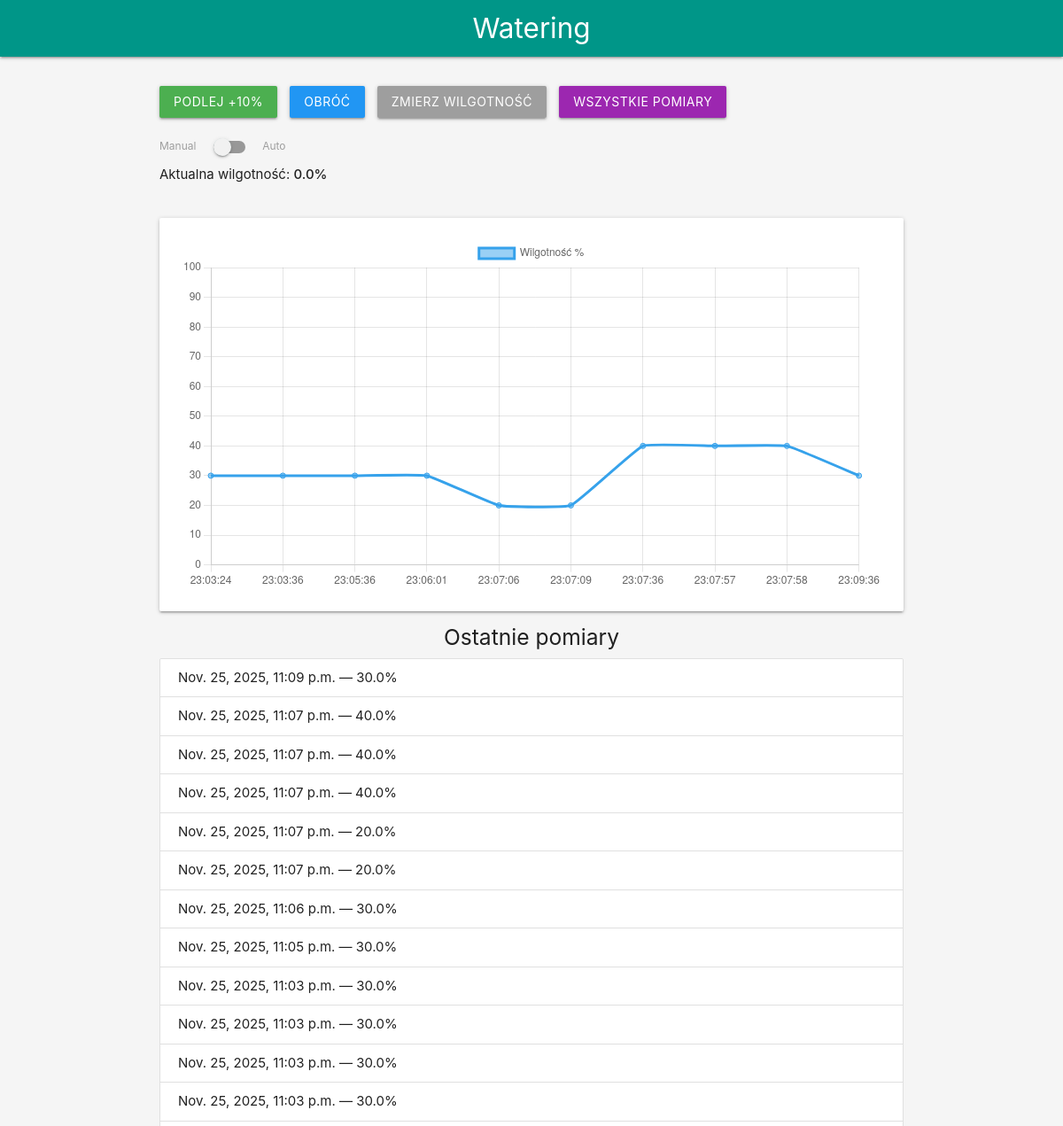
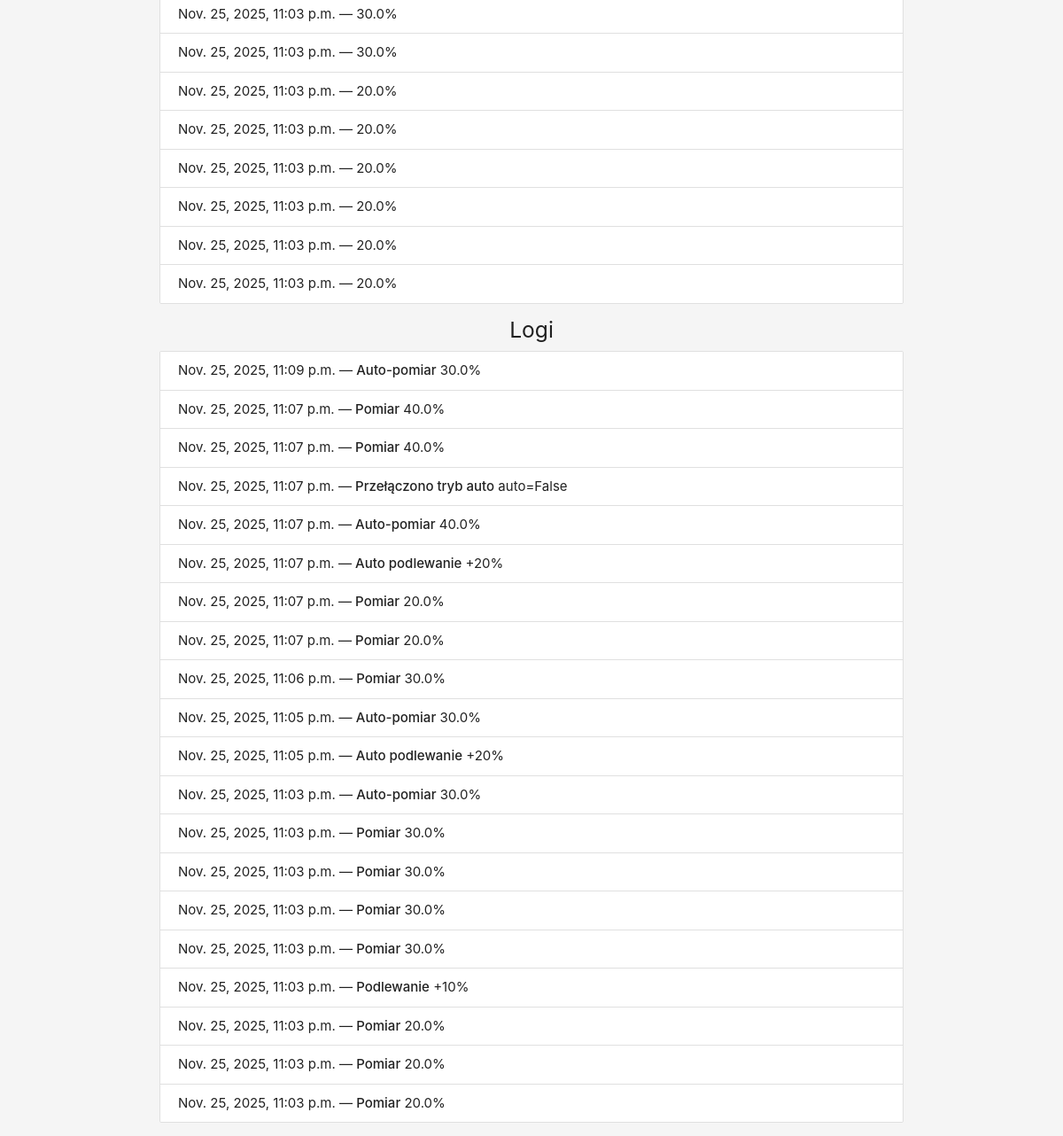
The page / on the database its author committed (2 pictures, top to bottom).
### core/models.py (models this page shows, shortened)
class Pomiar(models.Model):
    wilgotnosc = models.FloatField()
    data = models.DateTimeField(auto_now_add=True)

class Log(models.Model):
    akcja = models.CharField(max_length=50)
    szczegoly = models.CharField(max_length=200, blank=True)
    data = models.DateTimeField(auto_now_add=True)

### core/views.py (the view)
# urls.py: path('', views.dashboard, name='dashboard'),
def dashboard(request):
    ustaw = Ustawienia.objects.first()
    if not ustaw:
        ustaw = Ustawienia.objects.create(auto=False)
    return render(request, 'dashboard.html',{
        'pomiary': Pomiar.objects.order_by('-data')[:20],
        'logi': Log.objects.order_by('-data')[:20],
        'current': _current(),
        'settings': ustaw
    })

### core/views.py (called while the page is built)
def _current():
    latest = Pomiar.objects.order_by('-data').first()
    if not latest:
        return 50.0
    delta = timezone.now() - latest.data
    minutes = int(delta.total_seconds() // 60)
    return max(0.0, latest.wilgotnosc - minutes*10)

### core/templates/dashboard.html (shortened to what this page needs)
<!DOCTYPE html>
<html>
<head>
<link href="https://cdnjs.cloudflare.com/ajax/libs/materialize/1.0.0/css/materialize.min.css" rel="stylesheet">
</head>
<body class="grey lighten-4">
<nav class="teal">
  <div class="nav-wrapper">
    <a class="brand-logo">Watering</a>
  </div>
</nav>
<div class="container">
  <div class="section controls">
    <a href="/podlej/" class="btn green">Podlej +10%</a>
    <a href="/obroc/" class="btn blue">Obróć</a>
    <a href="/zmierz/" class="btn grey">Zmierz wilgotność</a>
    <a href="/pomiary/" class="btn purple">Wszystkie pomiary</a>
    <div style="margin-top:12px;">
      <div class="switch">
        <label>
          Manual
          <span class="lever"></span>
          Auto
        </label>
      </div>
    </div>
    <p style="margin-top:10px;">Aktualna wilgotność: <strong>{{ current|floatformat:1 }}%</strong></p>
  </div>
  <div class="card">
    <div class="card-content">
      <canvas id="chart"></canvas>
    </div>
  </div>
  <h5 class="center-align">Ostatnie pomiary</h5>
  <ul class="collection">
    {% for p in pomiary %}
      <li class="collection-item">{{ p.data }} — {{ p.wilgotnosc }}%</li>
    {% empty %}
      <li class="collection-item">Brak pomiarów</li>
    {% endfor %}
  </ul>
  <h5 class="center-align">Logi</h5>
  <ul class="collection">
    {% for l in logi %}
      <li class="collection-item">{{ l.data }} — <strong>{{ l.akcja }}</strong> {{ l.szczegoly }}</li>
    {% empty %}
      <li class="collection-item">Brak logów</li>
    {% endfor %}
  </ul>
</div>
<script>
fetch('/api/dane/').then(r=>r.json()).then(d=>{
  new Chart(document.getElementById('chart'),{
    type:'line',
    data:{
      labels:d.labels,
      datasets:[{label:'Wilgotność %', data:d.wilgotnosc, fill:false, tension:0.1}]
    },
    options:{scales:{y:{beginAtZero:true, max:100}}}
  });
});
</script>
</body>
</html>

### core/templates/dashboard.html (style rules this page uses)
.brand-logo { display:block; text-align:center; width:100%; font-size:1.4rem; }
.controls .btn { margin-right:10px; margin-bottom:8px; }
.container { margin-top:18px; }

### rows shown on the page
Pomiar: data "Nov. 25, 2025, 11:09 p.m.", wilgotnosc "30.0"
Pomiar: data "Nov. 25, 2025, 11:07 p.m.", wilgotnosc "40.0"
Pomiar: data "Nov. 25, 2025, 11:07 p.m.", wilgotnosc "40.0"
Pomiar: data "Nov. 25, 2025, 11:07 p.m.", wilgotnosc "40.0"
Pomiar: data "Nov. 25, 2025, 11:07 p.m.", wilgotnosc "20.0"
Pomiar: data "Nov. 25, 2025, 11:07 p.m.", wilgotnosc "20.0"
Pomiar: data "Nov. 25, 2025, 11:06 p.m.", wilgotnosc "30.0"
Pomiar: data "Nov. 25, 2025, 11:05 p.m.", wilgotnosc "30.0"
Pomiar: data "Nov. 25, 2025, 11:03 p.m.", wilgotnosc "30.0"
Pomiar: data "Nov. 25, 2025, 11:03 p.m.", wilgotnosc "30.0"
Pomiar: data "Nov. 25, 2025, 11:03 p.m.", wilgotnosc "30.0"
Pomiar: data "Nov. 25, 2025, 11:03 p.m.", wilgotnosc "30.0"
Pomiar: data "Nov. 25, 2025, 11:03 p.m.", wilgotnosc "30.0"
Pomiar: data "Nov. 25, 2025, 11:03 p.m.", wilgotnosc "30.0"
Pomiar: data "Nov. 25, 2025, 11:03 p.m.", wilgotnosc "20.0"
Pomiar: data "Nov. 25, 2025, 11:03 p.m.", wilgotnosc "20.0"
Pomiar: data "Nov. 25, 2025, 11:03 p.m.", wilgotnosc "20.0"
Pomiar: data "Nov. 25, 2025, 11:03 p.m.", wilgotnosc "20.0"
Pomiar: data "Nov. 25, 2025, 11:03 p.m.", wilgotnosc "20.0"
Pomiar: data "Nov. 25, 2025, 11:03 p.m.", wilgotnosc "20.0"
Log: data "Nov. 25, 2025, 11:09 p.m.", akcja "Auto-pomiar", szczegoly "30.0%"
Log: data "Nov. 25, 2025, 11:07 p.m.", akcja "Pomiar", szczegoly "40.0%"
Log: data "Nov. 25, 2025, 11:07 p.m.", akcja "Pomiar", szczegoly "40.0%"
Log: data "Nov. 25, 2025, 11:07 p.m.", akcja "Przełączono tryb auto", szczegoly "auto=False"
Log: data "Nov. 25, 2025, 11:07 p.m.", akcja "Auto-pomiar", szczegoly "40.0%"
Log: data "Nov. 25, 2025, 11:07 p.m.", akcja "Auto podlewanie", szczegoly "+20%"
Log: data "Nov. 25, 2025, 11:07 p.m.", akcja "Pomiar", szczegoly "20.0%"
Log: data "Nov. 25, 2025, 11:07 p.m.", akcja "Pomiar", szczegoly "20.0%"
Log: data "Nov. 25, 2025, 11:06 p.m.", akcja "Pomiar", szczegoly "30.0%"
Log: data "Nov. 25, 2025, 11:05 p.m.", akcja "Auto-pomiar", szczegoly "30.0%"
Log: data "Nov. 25, 2025, 11:05 p.m.", akcja "Auto podlewanie", szczegoly "+20%"
Log: data "Nov. 25, 2025, 11:03 p.m.", akcja "Auto-pomiar", szczegoly "30.0%"
Log: data "Nov. 25, 2025, 11:03 p.m.", akcja "Pomiar", szczegoly "30.0%"
Log: data "Nov. 25, 2025, 11:03 p.m.", akcja "Pomiar", szczegoly "30.0%"
Log: data "Nov. 25, 2025, 11:03 p.m.", akcja "Pomiar", szczegoly "30.0%"
Log: data "Nov. 25, 2025, 11:03 p.m.", akcja "Pomiar", szczegoly "30.0%"
Log: data "Nov. 25, 2025, 11:03 p.m.", akcja "Podlewanie", szczegoly "+10%"
Log: data "Nov. 25, 2025, 11:03 p.m.", akcja "Pomiar", szczegoly "20.0%"
Log: data "Nov. 25, 2025, 11:03 p.m.", akcja "Pomiar", szczegoly "20.0%"
Log: data "Nov. 25, 2025, 11:03 p.m.", akcja "Pomiar", szczegoly "20.0%"

### other values the page prints
{{ current|floatformat:1 }} "0.0"
